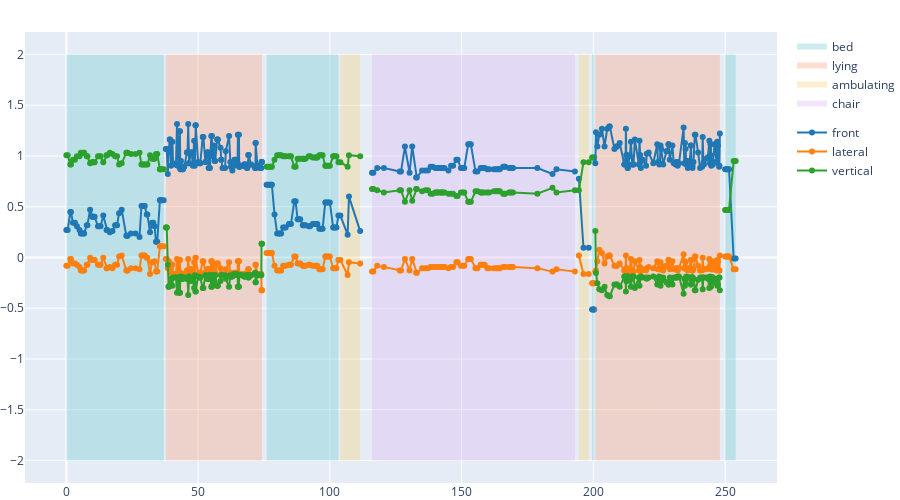

Notebook cell for this chart:
### Markdown cell above
Now, we can add the sensor data over the top of the activity rectangles:

### Code cell
fig = go.Figure(layout={**layout, 'width': 900, 'height': 500})

colors = px.colors.qualitative.D3

sensor_colors = {
    'front': colors[0],
    'lateral': colors[1],
    'vertical': colors[2],
}

activity_legend = set()

for index, group in enumerate(df.groupby('activity_sequence')):
    _, activity_df = group
    start = activity_df['time'].min()
    end = activity_df['time'].max()
    name = activity_df['activity_label'].unique()[0]
    fig.add_trace(
        go.Scatter(
            x=[start, start, end, end], 
            y=[-2, 2, 2, -2], 
            mode='none', 
            fill='toself',
            fillcolor=activity_colors[name],
            opacity=0.333,
            name=name,
            # Group activity legend entries together
            legendgroup='activity',
            showlegend=not name in activity_legend))
    
    for sensor in ['front', 'lateral', 'vertical']:
        fig.add_trace(
            go.Scatter(
                x=activity_df['time'], 
                y=activity_df[sensor], 
                mode='lines+markers', 
                line_color=sensor_colors[sensor], 
                # Group sensor legend entries together
                legendgroup='sensor',
                name=sensor, 
                # Only add to the legend if this is the first iteration
                showlegend=index == 0))
    
    activity_legend.add(name)

fig.show()
